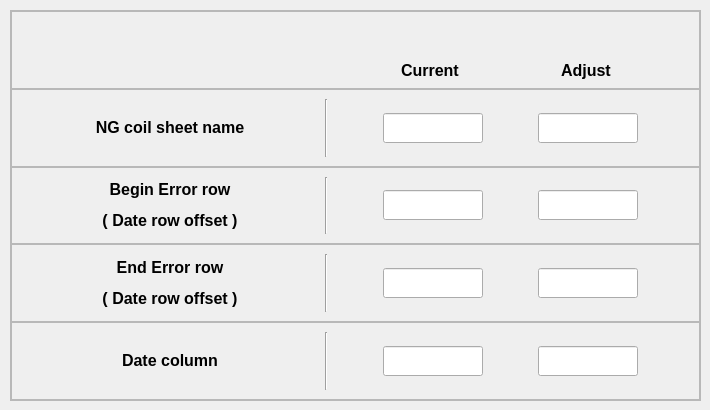
           <widget class="QWidget" name="NG_Coil_tab">
            <attribute name="title">
             <string>NG Coil</string>
            </attribute>
            <attribute name="toolTip">
             <string>Tong hop so luong NG OK</string>
            </attribute>
            <widget class="QFrame" name="frame_6">
             <property name="geometry">
              <rect>
               <x>10</x>
               <y>10</y>
               <width>691</width>
               <height>391</height>
              </rect>
             </property>
             <property name="frameShape">
              <enum>QFrame::StyledPanel</enum>
             </property>
             <property name="frameShadow">
              <enum>QFrame::Raised</enum>
             </property>
             <layout class="QVBoxLayout" name="verticalLayout_3">
              <property name="spacing">
               <number>0</number>
              </property>
              <property name="leftMargin">
               <number>0</number>
              </property>
              <property name="topMargin">
               <number>0</number>
              </property>
              <property name="rightMargin">
               <number>0</number>
              </property>
              <property name="bottomMargin">
               <number>0</number>
              </property>
              <item>
               <widget class="QFrame" name="frame_11">
                <property name="frameShape">
                 <enum>QFrame::StyledPanel</enum>
                </property>
                <property name="frameShadow">
                 <enum>QFrame::Raised</enum>
                </property>
                <widget class="QLabel" name="label_8">
                 <property name="geometry">
                  <rect>
                   <x>390</x>
                   <y>50</y>
                   <width>62</width>
                   <height>19</height>
                  </rect>
                 </property>
                 <property name="text">
                  <string>&lt;html&gt;&lt;head/&gt;&lt;body&gt;&lt;p&gt;&lt;span style=&quot; font-size:12pt; font-weight:600;&quot;&gt;Current&lt;/span&gt;&lt;/p&gt;&lt;/body&gt;&lt;/html&gt;</string>
                 </property>
                </widget>
                <widget class="QLabel" name="label_21">
                 <property name="geometry">
                  <rect>
                   <x>550</x>
                   <y>50</y>
                   <width>53</width>
                   <height>19</height>
                  </rect>
                 </property>
                 <property name="text">
                  <string>&lt;html&gt;&lt;head/&gt;&lt;body&gt;&lt;p&gt;&lt;span style=&quot; font-size:12pt; font-weight:600;&quot;&gt;Adjust&lt;/span&gt;&lt;/p&gt;&lt;/body&gt;&lt;/html&gt;</string>
                 </property>
                </widget>
               </widget>
              </item>
              <item>
               <widget class="QFrame" name="frame_10">
                <property name="frameShape">
                 <enum>QFrame::StyledPanel</enum>
                </property>
                <property name="frameShadow">
                 <enum>QFrame::Raised</enum>
                </property>
                <layout class="QHBoxLayout" name="horizontalLayout_2">
                 <item>
                  <widget class="QLabel" name="NG_coil_sh">
                   <property name="minimumSize">
                    <size>
                     <width>200</width>
                     <height>50</height>
                    </size>
                   </property>
                   <property name="maximumSize">
                    <size>
                     <width>200</width>
                     <height>50</height>
                    </size>
                   </property>
                   <property name="text">
                    <string>&lt;html&gt;&lt;head/&gt;&lt;body&gt;&lt;p align=&quot;center&quot;&gt;&lt;span style=&quot; font-size:12pt; font-weight:600;&quot;&gt;NG coil sheet name&lt;/span&gt;&lt;/p&gt;&lt;/body&gt;&lt;/html&gt;</string>
                   </property>
                  </widget>
                 </item>
                 <item>
                  <widget class="Line" name="line">
                   <property name="orientation">
                    <enum>Qt::Vertical</enum>
                   </property>
                  </widget>
                 </item>
                 <item>
                  <widget class="QLineEdit" name="NG_coil_sh_currLine">
                   <property name="minimumSize">
                    <size>
                     <width>100</width>
                     <height>30</height>
                    </size>
                   </property>
                   <property name="maximumSize">
                    <size>
                     <width>100</width>
                     <height>30</height>
                    </size>
                   </property>
                   <property name="readOnly">
                    <bool>true</bool>
                   </property>
                  </widget>
                 </item>
                 <item>
                  <widget class="QLineEdit" name="NG_coil_sh_adjLine">
                   <property name="minimumSize">
                    <size>
                     <width>100</width>
                     <height>30</height>
                    </size>
                   </property>
                   <property name="maximumSize">
                    <size>
                     <width>100</width>
                     <height>30</height>
                    </size>
                   </property>
                  </widget>
                 </item>
                </layout>
               </widget>
              </item>
              <item>
               <widget class="QFrame" name="frame_7">
                <property name="frameShape">
                 <enum>QFrame::StyledPanel</enum>
                </property>
                <property name="frameShadow">
                 <enum>QFrame::Raised</enum>
                </property>
                <layout class="QHBoxLayout" name="horizontalLayout_3">
                 <item>
                  <widget class="QLabel" name="begin_Coil_row_sh">
                   <property name="minimumSize">
                    <size>
                     <width>200</width>
                     <height>50</height>
                    </size>
                   </property>
                   <property name="maximumSize">
                    <size>
                     <width>200</width>
                     <height>50</height>
                    </size>
                   </property>
                   <property name="text">
                    <string>&lt;html&gt;&lt;head/&gt;&lt;body&gt;&lt;p align=&quot;center&quot;&gt;&lt;span style=&quot; font-size:12pt; font-weight:600;&quot;&gt;Begin Error row&lt;/span&gt;&lt;/p&gt;&lt;p align=&quot;center&quot;&gt;&lt;span style=&quot; font-size:12pt; font-weight:600;&quot;&gt;( Date row offset )&lt;/span&gt;&lt;/p&gt;&lt;/body&gt;&lt;/html&gt;</string>
                   </property>
                  </widget>
                 </item>
                 <item>
                  <widget class="Line" name="line_2">
                   <property name="orientation">
                    <enum>Qt::Vertical</enum>
                   </property>
                  </widget>
                 </item>
                 <item>
                  <widget class="QLineEdit" name="begin_row_coilNG_currLine">
                   <property name="minimumSize">
                    <size>
                     <width>100</width>
                     <height>30</height>
                    </size>
                   </property>
                   <property name="maximumSize">
                    <size>
                     <width>100</width>
                     <height>30</height>
                    </size>
                   </property>
                   <property name="readOnly">
                    <bool>true</bool>
                   </property>
                  </widget>
                 </item>
                 <item>
                  <widget class="QLineEdit" name="begin_row_coilNG_adjLine">
                   <property name="minimumSize">
                    <size>
                     <width>100</width>
                     <height>30</height>
                    </size>
                   </property>
                   <property name="maximumSize">
                    <size>
                     <width>100</width>
                     <height>30</height>
                    </size>
                   </property>
                  </widget>
                 </item>
                </layout>
               </widget>
              </item>
              <item>
               <widget class="QFrame" name="frame_9">
                <property name="frameShape">
                 <enum>QFrame::StyledPanel</enum>
                </property>
                <property name="frameShadow">
                 <enum>QFrame::Raised</enum>
                </property>
                <layout class="QHBoxLayout" name="horizontalLayout_4">
                 <item>
                  <widget class="QLabel" name="label_6">
                   <property name="minimumSize">
                    <size>
                     <width>200</width>
                     <height>50</height>
                    </size>
                   </property>
                   <property name="maximumSize">
                    <size>
                     <width>200</width>
                     <height>50</height>
                    </size>
                   </property>
                   <property name="text">
                    <string>&lt;html&gt;&lt;head/&gt;&lt;body&gt;&lt;p align=&quot;center&quot;&gt;&lt;span style=&quot; font-size:12pt; font-weight:600;&quot;&gt;End Error row&lt;/span&gt;&lt;/p&gt;&lt;p align=&quot;center&quot;&gt;&lt;span style=&quot; font-size:12pt; font-weight:600;&quot;&gt;( Date row offset )&lt;/span&gt;&lt;/p&gt;&lt;/body&gt;&lt;/html&gt;</string>
                   </property>
                  </widget>
                 </item>
                 <item>
                  <widget class="Line" name="line_3">
                   <property name="orientation">
                    <enum>Qt::Vertical</enum>
                   </property>
                  </widget>
                 </item>
                 <item>
                  <widget class="QLineEdit" name="end_row_coilNG_currLine">
                   <property name="minimumSize">
                    <size>
                     <width>100</width>
                     <height>30</height>
                    </size>
                   </property>
                   <property name="maximumSize">
                    <size>
                     <width>100</width>
                     <height>30</height>
                    </size>
                   </property>
                   <property name="readOnly">
                    <bool>true</bool>
                   </property>
                  </widget>
                 </item>
                 <item>
                  <widget class="QLineEdit" name="end_row_coilNG_adjLine">
                   <property name="minimumSize">
                    <size>
                     <width>100</width>
                     <height>30</height>
                    </size>
                   </property>
                   <property name="maximumSize">
                    <size>
                     <width>100</width>
                     <height>30</height>
                    </size>
                   </property>
                  </widget>
                 </item>
                </layout>
               </widget>
              </item>
              <item>
               <widget class="QFrame" name="frame_8">
                <property name="frameShape">
                 <enum>QFrame::StyledPanel</enum>
                </property>
                <property name="frameShadow">
                 <enum>QFrame::Raised</enum>
                </property>
                <layout class="QHBoxLayout" name="horizontalLayout_5">
                 <item>
                  <widget class="QLabel" name="label_7">
                   <property name="minimumSize">
                    <size>
                     <width>200</width>
                     <height>50</height>
                    </size>
                   </property>
                   <property name="maximumSize">
                    <size>
                     <width>200</width>
                     <height>50</height>
                    </size>
                   </property>
                   <property name="text">
                    <string>&lt;html&gt;&lt;head/&gt;&lt;body&gt;&lt;p align=&quot;center&quot;&gt;&lt;span style=&quot; font-size:12pt; font-weight:600;&quot;&gt;Date column&lt;/span&gt;&lt;/p&gt;&lt;/body&gt;&lt;/html&gt;</string>
                   </property>
                  </widget>
                 </item>
                 <item>
                  <widget class="Line" name="line_4">
                   <property name="orientation">
                    <enum>Qt::Vertical</enum>
                   </property>
                  </widget>
                 </item>
                 <item>
                  <widget class="QLineEdit" name="date_col_coilNG_currLine">
                   <property name="minimumSize">
                    <size>
                     <width>100</width>
                     <height>30</height>
                    </size>
                   </property>
                   <property name="maximumSize">
                    <size>
                     <width>100</width>
                     <height>30</height>
                    </size>
                   </property>
                   <property name="readOnly">
                    <bool>true</bool>
                   </property>
                  </widget>
                 </item>
                 <item>
                  <widget class="QLineEdit" name="date_col_coilNG_adjLine">
                   <property name="minimumSize">
                    <size>
                     <width>100</width>
                     <height>30</height>
                    </size>
                   </property>
                   <property name="maximumSize">
                    <size>
                     <width>100</width>
                     <height>30</height>
                    </size>
                   </property>
                  </widget>
                 </item>
                </layout>
               </widget>
              </item>
             </layout>
            </widget>
           </widget>
